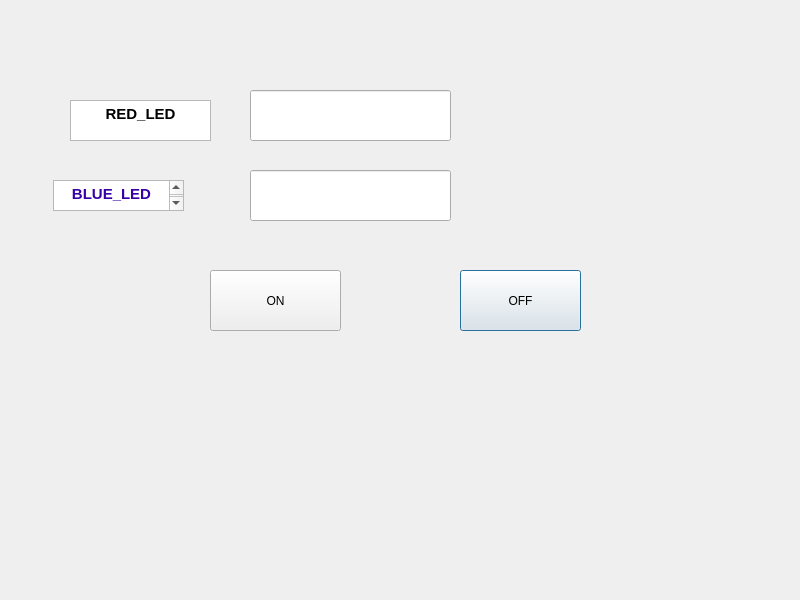
<?xml version="1.0" encoding="UTF-8"?>
<ui version="4.0">
 <class>Dialog</class>
 <widget class="QDialog" name="Dialog">
  <property name="geometry">
   <rect>
    <x>0</x>
    <y>0</y>
    <width>800</width>
    <height>600</height>
   </rect>
  </property>
  <property name="windowTitle">
   <string>Dialog</string>
  </property>
  <widget class="QLineEdit" name="lineEdit">
   <property name="geometry">
    <rect>
     <x>250</x>
     <y>90</y>
     <width>201</width>
     <height>51</height>
    </rect>
   </property>
  </widget>
  <widget class="QLineEdit" name="lineEdit_2">
   <property name="geometry">
    <rect>
     <x>250</x>
     <y>170</y>
     <width>201</width>
     <height>51</height>
    </rect>
   </property>
  </widget>
  <widget class="QPushButton" name="pushButton">
   <property name="geometry">
    <rect>
     <x>460</x>
     <y>270</y>
     <width>121</width>
     <height>61</height>
    </rect>
   </property>
   <property name="text">
    <string>OFF</string>
   </property>
  </widget>
  <widget class="QPushButton" name="pushButton_2">
   <property name="geometry">
    <rect>
     <x>210</x>
     <y>270</y>
     <width>131</width>
     <height>61</height>
    </rect>
   </property>
   <property name="text">
    <string>ON</string>
   </property>
  </widget>
  <widget class="QTextEdit" name="textEdit">
   <property name="geometry">
    <rect>
     <x>70</x>
     <y>100</y>
     <width>141</width>
     <height>41</height>
    </rect>
   </property>
   <property name="html">
    <string>&lt;!DOCTYPE HTML PUBLIC &quot;-//W3C//DTD HTML 4.0//EN&quot; &quot;http://www.w3.org/TR/REC-html40/strict.dtd&quot;&gt;
&lt;html&gt;&lt;head&gt;&lt;meta name=&quot;qrichtext&quot; content=&quot;1&quot; /&gt;&lt;style type=&quot;text/css&quot;&gt;
p, li { white-space: pre-wrap; }
&lt;/style&gt;&lt;/head&gt;&lt;body style=&quot; font-family:'MS Shell Dlg 2'; font-size:7.8pt; font-weight:400; font-style:normal;&quot;&gt;
&lt;p align=&quot;center&quot; style=&quot; margin-top:0px; margin-bottom:0px; margin-left:0px; margin-right:0px; -qt-block-indent:0; text-indent:0px;&quot;&gt;&lt;span style=&quot; font-size:11pt; font-weight:600;&quot;&gt;RED_LED&lt;/span&gt;&lt;/p&gt;
&lt;p align=&quot;center&quot; style=&quot;-qt-paragraph-type:empty; margin-top:0px; margin-bottom:0px; margin-left:0px; margin-right:0px; -qt-block-indent:0; text-indent:0px;&quot;&gt;&lt;br /&gt;&lt;/p&gt;&lt;/body&gt;&lt;/html&gt;</string>
   </property>
  </widget>
  <widget class="QTextEdit" name="textEdit_2">
   <property name="geometry">
    <rect>
     <x>53</x>
     <y>180</y>
     <width>131</width>
     <height>31</height>
    </rect>
   </property>
   <property name="html">
    <string>&lt;!DOCTYPE HTML PUBLIC &quot;-//W3C//DTD HTML 4.0//EN&quot; &quot;http://www.w3.org/TR/REC-html40/strict.dtd&quot;&gt;
&lt;html&gt;&lt;head&gt;&lt;meta name=&quot;qrichtext&quot; content=&quot;1&quot; /&gt;&lt;style type=&quot;text/css&quot;&gt;
p, li { white-space: pre-wrap; }
&lt;/style&gt;&lt;/head&gt;&lt;body style=&quot; font-family:'MS Shell Dlg 2'; font-size:7.8pt; font-weight:400; font-style:normal;&quot;&gt;
&lt;p align=&quot;center&quot; style=&quot; margin-top:0px; margin-bottom:0px; margin-left:0px; margin-right:0px; -qt-block-indent:0; text-indent:0px;&quot;&gt;&lt;span style=&quot; font-size:11pt; font-weight:600; color:#3800a7;&quot;&gt;BLUE_LED&lt;/span&gt;&lt;/p&gt;
&lt;p align=&quot;center&quot; style=&quot;-qt-paragraph-type:empty; margin-top:0px; margin-bottom:0px; margin-left:0px; margin-right:0px; -qt-block-indent:0; text-indent:0px;&quot;&gt;&lt;br /&gt;&lt;/p&gt;&lt;/body&gt;&lt;/html&gt;</string>
   </property>
  </widget>
 </widget>
 <resources/>
 <connections/>
</ui>
